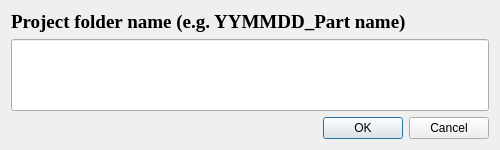
<?xml version="1.0" encoding="UTF-8"?>
<ui version="4.0">
 <class>Dialog</class>
 <widget class="QDialog" name="Dialog">
  <property name="geometry">
   <rect>
    <x>0</x>
    <y>0</y>
    <width>500</width>
    <height>150</height>
   </rect>
  </property>
  <property name="windowTitle">
   <string>Dialog</string>
  </property>
  <layout class="QVBoxLayout" name="verticalLayout">
   <item>
    <widget class="QLabel" name="label">
     <property name="font">
      <font>
       <family>Times New Roman</family>
       <pointsize>14</pointsize>
       <weight>75</weight>
       <bold>true</bold>
      </font>
     </property>
     <property name="text">
      <string>Project folder name (e.g. YYMMDD_Part name)</string>
     </property>
    </widget>
   </item>
   <item>
    <widget class="QLineEdit" name="lineEdit">
     <property name="sizePolicy">
      <sizepolicy hsizetype="Expanding" vsizetype="MinimumExpanding">
       <horstretch>0</horstretch>
       <verstretch>50</verstretch>
      </sizepolicy>
     </property>
     <property name="font">
      <font>
       <pointsize>12</pointsize>
      </font>
     </property>
     <property name="text">
      <string/>
     </property>
    </widget>
   </item>
   <item>
    <widget class="QDialogButtonBox" name="buttonBox">
     <property name="sizePolicy">
      <sizepolicy hsizetype="Expanding" vsizetype="Fixed">
       <horstretch>0</horstretch>
       <verstretch>0</verstretch>
      </sizepolicy>
     </property>
     <property name="orientation">
      <enum>Qt::Horizontal</enum>
     </property>
     <property name="standardButtons">
      <set>QDialogButtonBox::Cancel|QDialogButtonBox::Ok</set>
     </property>
    </widget>
   </item>
  </layout>
 </widget>
 <resources/>
 <connections>
  <connection>
   <sender>buttonBox</sender>
   <signal>accepted()</signal>
   <receiver>Dialog</receiver>
   <slot>accept()</slot>
   <hints>
    <hint type="sourcelabel">
     <x>247</x>
     <y>118</y>
    </hint>
    <hint type="destinationlabel">
     <x>157</x>
     <y>149</y>
    </hint>
   </hints>
  </connection>
  <connection>
   <sender>buttonBox</sender>
   <signal>rejected()</signal>
   <receiver>Dialog</receiver>
   <slot>reject()</slot>
   <hints>
    <hint type="sourcelabel">
     <x>315</x>
     <y>118</y>
    </hint>
    <hint type="destinationlabel">
     <x>286</x>
     <y>149</y>
    </hint>
   </hints>
  </connection>
 </connections>
</ui>
